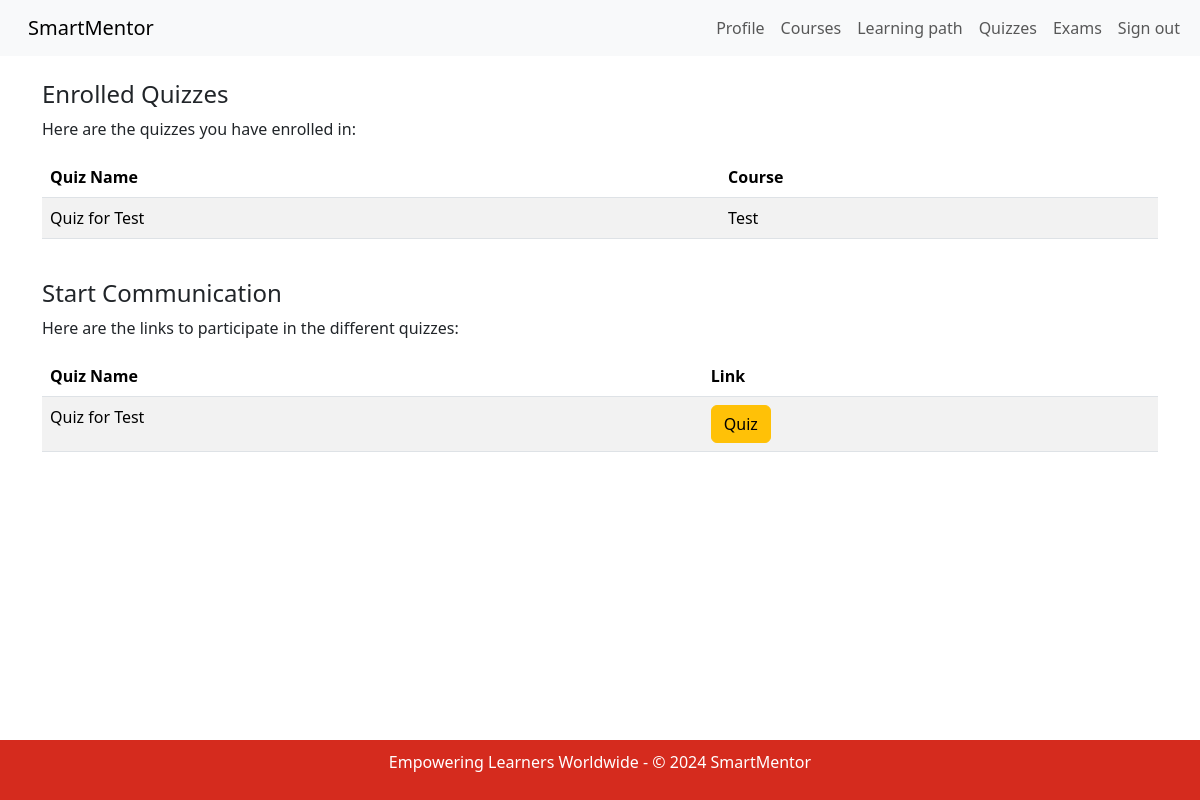
The page /student/quiz (signed in) on the database as committed earlier.
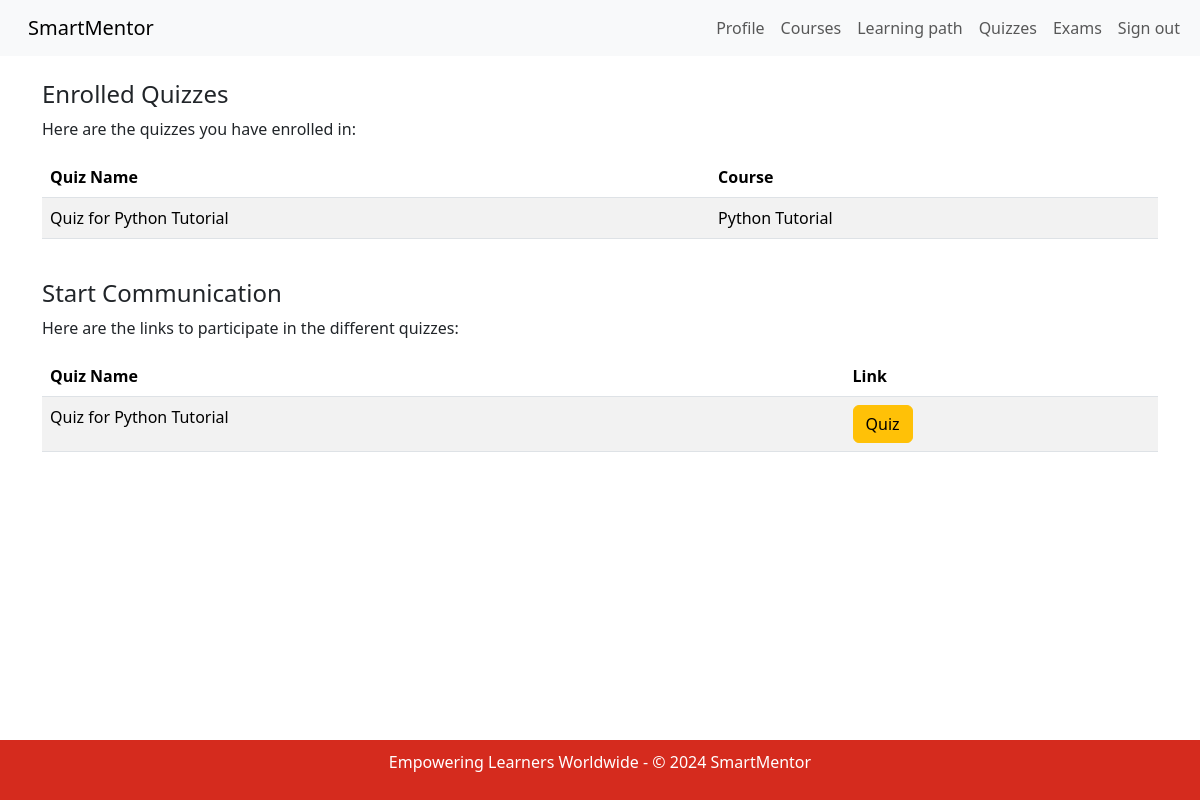
The same page on the database as committed later.
### app/models.py (models this page shows, shortened)
class Quiz(models.Model):
    course = models.ForeignKey(Course, on_delete=models.CASCADE, null=True)
    name = models.CharField(max_length=255)
    teacher = models.ForeignKey(Teacher, on_delete=models.CASCADE, related_name='quizzes', default=1)

class Course(models.Model):
    name = models.CharField(max_length=50, default='course')
    description = models.CharField(max_length=200, default='Default description')
    pdfs = models.ManyToManyField(PDF, blank=True, related_name='courses')
    time_created = models.DateTimeField(auto_now_add=True, null=True)
    teacher = models.ForeignKey('Teacher', on_delete=models.CASCADE, related_name='courses', default=Teacher.get_default_teacher)

### app/views.py (the view, shortened to what this page needs)
# urls.py: path('student/quiz', StudentQuizView.as_view(), name='student_quiz'),
class StudentQuizView(LoginRequiredMixin, ListView):
    model = Quiz
    template_name = 'app/student_quiz.html'
    def get_context_data(self, **kwargs):
        context = super().get_context_data(**kwargs)
        if self.request.user.is_authenticated and hasattr(self.request.user, 'profile'):
            student_profile = self.request.user.profile.student
            enrolled_quizzes = student_profile.quizzes.all()
            all_quizzes = Quiz.objects.exclude(id__in=enrolled_quizzes.values_list('id', flat=True))
        else:
            all_quizzes = Quiz.objects.none()  # Show no quizzes if user is not authenticated or has no profile
        context['all_quizzes'] = all_quizzes
        context['enrolled_quizzes'] = enrolled_quizzes
        context['form'] = QuizEnrollmentForm(user=self.request.user)
        return context

### app/templates/app/student_quiz.html (shortened to what this page needs)
{% extends "app/base.html" %}
{% block content %}
  {% if user.is_authenticated %}
    {% if user.profile.role == 'student' %}
    <nav class="navbar navbar-expand-lg bg-body-tertiary">
        <div class="container-fluid">
          <a class="navbar-brand" href="/">SmartMentor</a>
          <div class="collapse navbar-collapse" id="navbarSupportedContent">
            <ul class="navbar-nav me-auto mb-2 mb-lg-0">
              <li class="nav-item">
                <a class="nav-link" href="/student/profile">Profile</a>
              </li>
              <li class="nav-item">
                <a class="nav-link" href="/student/courses">Courses</a>
              </li>
              <li class="nav-item">
                <a class="nav-link" href="{% url 'course_learningpath' %}">Learning path</a>
            </li>
            <li class="nav-item">
              <a class="nav-link" href="/student/quiz">Quizzes</a>
            </li>
            <li class="nav-item">
              <a class="nav-link" href="{% url 'course_exam' %}">Exams</a>
          </li>
              <li class="nav-item">
                <form action="{% url 'logout' %}" method="post" style="margin: 0">
                  <button type="submit" class="nav-link" style="background: none; border: none; cursor: pointer;">Sign out</button>
              </form>
              </li>
          </div>
        </div>
      </nav>
    <br>
    {% if enrolled_quizzes %}
    <div class="container-xl">
        <section>
            <h4>Enrolled Quizzes</h4>
            <p>Here are the quizzes you have enrolled in:</p>
            <table class="table table-striped">
                <thead>
                    <tr>
                        <th>Quiz Name</th>
                        <th>Course</th>
                    </tr>
                </thead>
                <tbody>
                    {% for quiz in enrolled_quizzes %}
                        <tr>
                            <td>{{ quiz.name }}</td>
                            <td>{{ quiz.course.name }}</td>
                        </tr>
                    {% endfor %}
                </tbody>
            </table>
        </section>
    </div>
    {% endif %}
    <br>
    {% if enrolled_quizzes %}
    <div class="container-xl">
      <section>
        <h4>Start Communication</h4>
        <p>Here are the links to participate in the different quizzes:</p>
        <table class="table table-striped">
          <thead>
            <tr>
              <th>Quiz Name</th>
              <th>Link</th>
            </tr>
          </thead>
          <tbody>
            {% for quiz in enrolled_quizzes %}
            <tr>
              <td>{{ quiz.name }}</td>
              <td>
                <a href="{% url 'chat_with_quiz' quiz.id %}" target="_blank" class="btn btn-warning">Quiz</a>
            </td>
            </tr>
          {% endfor %}
          </tbody>
        </table>
      </section>
    </div>
{% endif %}
    <br>
    <br>
    <br>
    <br>
    <br>
    <br>
    <br>
{% else %}
    <h1>Access Denied</h1>
    <p>You are not authorized to view this page. Please <a href="{% url 'home' %}">go back</a> to home.</p>
{% endif %}
{% else %}
<h1>Access Denied</h1>
<p>You are not authorized to view this page. Please <a href="{% url 'login' %}">log in</a> to view this page.</p>
{% endif %}
{% endblock %}

### app/templates/app/base.html (shortened to what this page needs)
{% load static %}
<!DOCTYPE html>
<html>
  <head>
    <link
      rel="stylesheet"
      href="https://cdn.jsdelivr.net/npm/bootstrap@5.3.3/dist/css/bootstrap.rtl.min.css"
    />
    <link rel="stylesheet" href="{% static 'css/footer.css' %}" />
  </head>
  <body>
    {% block content %} {% endblock %}
  </body>
  <footer>
    <p>Empowering Learners Worldwide - © 2024 SmartMentor</p>
  </footer>
</html>

### static/css/footer.css (style rules this page uses)
footer { background-color: #D52B1E; color: #fff; text-align: center; padding: 10px 0; position: fixed; width: 100%; bottom: 0; }

Rows that differ between the two databases and show on the page:
removed Quiz: name "Quiz for Test", course.name "Test"
added Quiz: name "Quiz for Python Tutorial", course.name "Python Tutorial"
